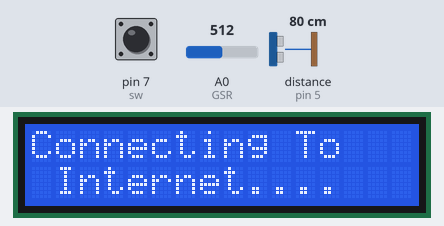
A sketch run on a simulated Arduino Uno, built with avr-gcc and run on an emulated ATmega328P. Shown: 16×2 character LCD. Wiring (inferred from the names in the program): ultrasonic range finder: trigger pin 4; echo pin 5. The inputs (shaded band) are chosen by the test bench; at power-on: pin 7 (sw) HIGH, distance to the obstacle (sensor on pin 5) 80 cm, A0 (GSR) = 512. The echo pulse lasts 58.3 µs per cm; WiFi joins after 1.5 s; servers stay silent unless stated; the local clock reads 2024-03-15 10:24:30 at power-on unless the sketch sets it; what the sketch prints to the serial monitor is not drawn.

Above: at 3.0 s.
3.1 s: pin 7 (sw) pulled LOW for 0.15 s
At 4.4 s:
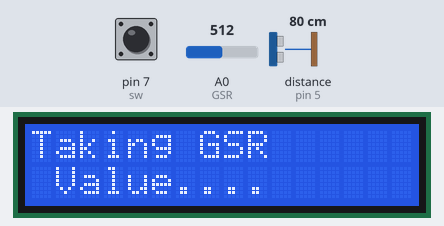
13.4 s: distance to the obstacle (sensor on pin 5) set to 2 cm
At 23.1 s:
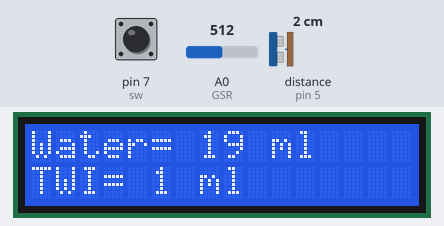
23.4 s: pin 7 (sw) pulled LOW for 1 s
At 24.6 s:
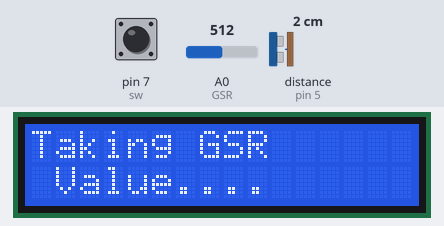
33.4 s: pin 7 (sw) pulled LOW for 3.2 s
Timing chart, 0 to 36.4 s (numbered marks = the images above; inputs shaded):
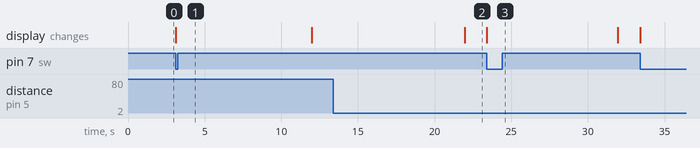

Measured:
- after the input at 3.1 s, the display: changes at once (image 1)
- after the input at 13.4 s, the display: changes after 8.6 s (image 2)
- after the input at 23.4 s, the display: changes at once (image 3)

The sketch:

sketch_apr26b.ino
```cpp
#include <Arduino_BuiltIn.h>

#define BLYNK_TEMPLATE_ID "TMPL3efILnn4K"
#define BLYNK_TEMPLATE_NAME "aquasense"
#define BLYNK_AUTH_TOKEN "vUikO5bPMExaxWrShI-3CmhQPy-jpbg4"

#include <LiquidCrystal.h>

LiquidCrystal lcd(8, 9, 10, 11, 12, 13);

#define BLYNK_PRINT Serial

const int pingPin = 4; // Trigger Pin of Ultrasonic Sensor
const int echoPin = 5; // Echo Pin of Ultrasonic Sensor

#include <ESP8266_Lib.h>
#include <BlynkSimpleShieldEsp8266.h>
#include <TimeLib.h>
#include <WidgetRTC.h>

// Your WiFi credentials.
// Set password to "" for open networks.
char ssid[] = "sumi";
char pass[] = "sumisona";

#define EspSerial Serial

#define ESP8266_BAUD 115200

ESP8266 wifi(&EspSerial);

BlynkTimer timer;

WidgetRTC rtc;
const byte GSR = A0;

int swr = 0;
int flag = 0;
int twl = 0;
int sw = 7;
int twlh = 0, twi = 0;
int hl = 0;
int awater = 0, twater = 0, wat = 0;


// Digital clock display of the time
void clockDisplay()
{
  String currentTime = String(hour()) + ":" + minute() + ":" + second();
  String currentDate = String(day()) + " " + month() + " " + year();
  Serial.print("Current time: ");
  Serial.print(currentTime);
  Serial.print(" ");
  Serial.print(currentDate);
  Serial.println();
  if (minute() % 2 == 0) {
    wat = readPing();
    if (awater > wat) {
      twi = twi + (awater - wat);
      //  twi = twi + readPing();
    }
    awater = readPing();
  }
  // Send time to the App
  Blynk.virtualWrite(V6, currentTime);
  // Send date to the App
  Blynk.virtualWrite(V7, currentDate);
  lcd.begin(16, 2);
  lcd.clear();
  lcd.setCursor(0, 0);
  lcd.print("Water= ");
  lcd.print(awater);
  lcd.print(" ml");
  lcd.setCursor(0, 1);
  lcd.print("TWI= ");
  lcd.print(twi);
  lcd.print(" ml");
  if (hour() == 23 && minute() == 59) {
    swr = 0;
    twl = 0;
    twlh = 0;
    twi = 0;
    hl = 0;
    awater = 0;
    twater = 0;
  }
}

BLYNK_CONNECTED() {
  // Synchronize time on connection
  rtc.begin();
}
int hp = 0, hlev = 0;
void setup()
{
  // Debug console
  Serial.begin(115200);
  lcd.begin(16, 2);
  lcd.clear();
  lcd.setCursor(0, 0);  //Set cursor to character 2 on line 0
  lcd.print("Connecting To ");
  lcd.setCursor(0, 1);  //Move cursor to character 2 on line 1
  lcd.print(" Internet.... ");
  pinMode(sw, INPUT_PULLUP);
  // Set ESP8266 baud rate
  EspSerial.begin(ESP8266_BAUD);
  delay(10);

  Blynk.begin(BLYNK_AUTH_TOKEN, wifi, ssid, pass);
  setSyncInterval(10 * 60); // Sync interval in seconds (10 minutes)

  // Display digital clock every 10 seconds
  timer.setInterval(10000L, clockDisplay);

  awater = readPing();
}

void loop()
{
  Blynk.run();
  timer.run();

  if (digitalRead(sw) == LOW)
  {
    lcd.clear();
    lcd.setCursor(0, 0);  //Set cursor to character 2 on line 0
    lcd.print("Taking GSR ");
    lcd.setCursor(0, 1);  //Move cursor to character 2 on line 1
    lcd.print(" Value.... ");
    gsr_read();
    twlh = swr * 2;
    twl = twl + twlh;
    twl=twl/10;
    hl = twi - twl;
    hp = (hl / 1.28) * 10;
    hlev = hp/10;
  }
  Blynk.virtualWrite(V0, twl);
  Blynk.virtualWrite(V1, hlev);
  Blynk.virtualWrite(V2, swr);
  Blynk.virtualWrite(V3, awater);
  Blynk.virtualWrite(V4, twlh);
  Blynk.virtualWrite(V5, twi);

}

int readPing() {
  long duration, cm;
  pinMode(pingPin, OUTPUT);
  digitalWrite(pingPin, LOW);
  delayMicroseconds(2);
  digitalWrite(pingPin, HIGH);
  delayMicroseconds(10);
  digitalWrite(pingPin, LOW);
  pinMode(echoPin, INPUT);
  duration = pulseIn(echoPin, HIGH);
  cm = duration / 29 / 2;
  if (cm > 20) {
    cm = 0;
  }
  cm = 20 - cm;
  Serial.print(cm);
  Serial.print("cm");
  Serial.println();
  return cm;
}

void gsr_read()
{
  int sensorValue = 0;
  int gsr_average = 0;
  for (int i = 0; i < 100; i++) {
    long sum = 0;
    for (int i = 0; i < 10; i++)
    {
      sensorValue = analogRead(GSR);
      sum += sensorValue;
      delay(5);
    }
    gsr_average = sum / 10;
    int Human_Resistance =  ((1024 + 2 * gsr_average) * 10000) / (512 - gsr_average);
    Serial.println(Human_Resistance);
    Blynk.virtualWrite(V8, Human_Resistance);
    if (gsr_average < 400) {
      if (Human_Resistance < 0) {
        flag = flag + 1;
      }
    }
  }
  flag = flag / 10;
  swr =  flag;
  swr = 4.3 * swr - 3.5;
  Serial.println(swr);
}
```
